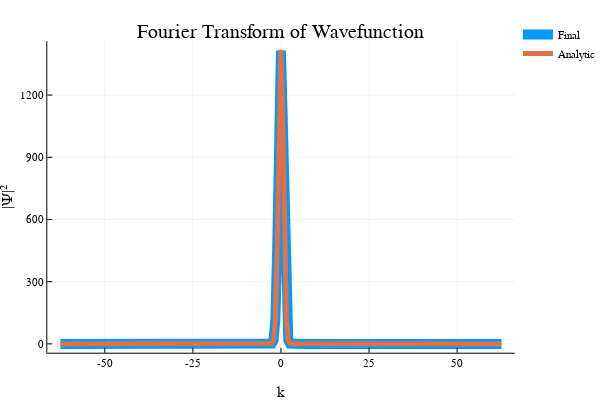

Notebook cell for this chart:
### Code cell
plot(fftshift(k),abs2.(fftshift(fΨ)),linewidth=10,label="Final")
plot!(fftshift(k),abs2.(fftshift(fΨtrue)), linewidth=5,label="Analytic")

plot!(xlabel="k",ylabel="|Ψ|²",
    title="Fourier Transform of Wavefunction")

### Figure 1 — Plotly figure (JSON) as saved in the notebook; plotly's stock layout.template omitted (floating-point values rounded to 4 significant figures; data arrays with more than 128 entries replaced by an {"elided": "..."} marker saying what was removed)
{"data": [{"colorbar": {"title": ""}, "hoverinfo": "text", "legendgroup": "Final", "line": {"color": "rgba(0, 154, 250, 1.000)", "dash": "solid", "shape": "linear", "width": 10}, "mode": "lines", "name": "Final", "showlegend": true, "text": {"elided": "241 null values"}, "type": "scatter", "x": {"elided": "241 float values"}, "xaxis": "x1", "y": {"elided": "241 float values"}, "yaxis": "y1", "zmax": 0.1, "zmin": -0.1}, {"colorbar": {"title": ""}, "hoverinfo": "text", "legendgroup": "Analytic", "line": {"color": "rgba(227, 111, 71, 1.000)", "dash": "solid", "shape": "linear", "width": 5}, "mode": "lines", "name": "Analytic", "showlegend": true, "text": {"elided": "241 null values"}, "type": "scatter", "x": {"elided": "241 float values"}, "xaxis": "x1", "y": {"elided": "241 float values"}, "yaxis": "y1", "zmax": 0.1, "zmin": -0.1}], "layout": {"annotations": [{"font": {"color": "rgba(0, 0, 0, 1.000)", "family": "sans-serif", "size": 20}, "rotation": 0, "showarrow": false, "text": "Fourier Transform of Wavefunction", "x": 0.5424, "xanchor": "center", "xref": "paper", "y": 1, "yanchor": "top", "yref": "paper"}], "height": 400, "legend": {"bgcolor": "rgba(255, 255, 255, 1.000)", "bordercolor": "rgba(0, 0, 0, 1.000)", "font": {"color": "rgba(0, 0, 0, 1.000)", "family": "sans-serif", "size": 11}, "tracegroupgap": 0, "x": 1, "y": 1}, "margin": {"b": 20, "l": 0, "r": 0, "t": 20}, "paper_bgcolor": "rgba(255, 255, 255, 1.000)", "plot_bgcolor": "rgba(255, 255, 255, 1.000)", "showlegend": true, "width": 600, "xaxis": {"anchor": "y1", "domain": [0.09128, 0.9934], "gridcolor": "rgba(0, 0, 0, 0.100)", "gridwidth": 0.5, "linecolor": "rgba(0, 0, 0, 1.000)", "mirror": false, "range": [-66.33, 66.33], "showgrid": true, "showline": true, "showticklabels": true, "tickangle": 0, "tickcolor": "rgb(0, 0, 0)", "tickfont": {"color": "rgba(0, 0, 0, 1.000)", "family": "sans-serif", "size": 11}, "tickmode": "array", "ticks": "inside", "ticktext": ["-50", "-25", "0", "25", "50"], "tickvals": [-50, -25, 0, 25, 50], "title": "k", "titlefont": {"color": "rgba(0, 0, 0, 1.000)", "family": "sans-serif", "size": 15}, "type": "-", "visible": true, "zeroline": false, "zerolinecolor": "rgba(0, 0, 0, 1.000)"}, "yaxis": {"anchor": "x1", "domain": [0.07581, 0.9415], "gridcolor": "rgba(0, 0, 0, 0.100)", "gridwidth": 0.5, "linecolor": "rgba(0, 0, 0, 1.000)", "mirror": false, "range": [-42.54, 1461.0], "showgrid": true, "showline": true, "showticklabels": true, "tickangle": 0, "tickcolor": "rgb(0, 0, 0)", "tickfont": {"color": "rgba(0, 0, 0, 1.000)", "family": "sans-serif", "size": 11}, "tickmode": "array", "ticks": "inside", "ticktext": ["0", "300", "600", "900", "1200"], "tickvals": [0, 300, 600, 900, 1200], "title": "|Ψ|²", "titlefont": {"color": "rgba(0, 0, 0, 1.000)", "family": "sans-serif", "size": 15}, "type": "-", "visible": true, "zeroline": false, "zerolinecolor": "rgba(0, 0, 0, 1.000)"}}}
